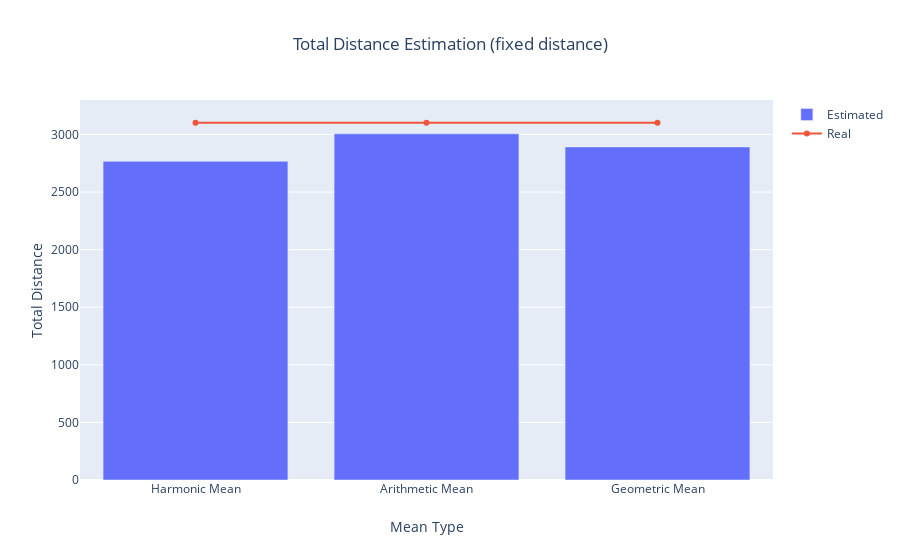

The notebook cell this image was saved under:
### Code cell
x_axis = ['Harmonic Mean','Arithmetic Mean','Geometric Mean']

layout = go.Layout(title={'text':'Total Distance Estimation (fixed distance)','x':0.5},xaxis_title='Mean Type', yaxis_title='Total Distance')

iplot(go.Figure(data=[go.Bar(x=x_axis,y=[(harmonic_mean_v*t_i).sum(),(arithmetic_mean_v*t_i).sum() , (geometric_mean_v*t_i).sum()],name="Estimated"),
                      go.Scatter(x=x_axis,y=[x_i.sum()]*3,name='Real')],
               layout=layout))

### Figure 1 — Plotly figure (JSON) as saved in the notebook; plotly's stock layout.template omitted (floating-point values rounded to 4 significant figures)
{"data": [{"name": "Estimated", "type": "bar", "x": ["Harmonic Mean", "Arithmetic Mean", "Geometric Mean"], "y": [2767.0, 3005.0, 2892.0]}, {"name": "Real", "type": "scatter", "x": ["Harmonic Mean", "Arithmetic Mean", "Geometric Mean"], "y": [3102.0, 3102.0, 3102.0]}], "layout": {"autosize": true, "title": {"text": "Total Distance Estimation (fixed distance)", "x": 0.5}, "xaxis": {"autorange": true, "range": [-0.5, 2.5], "title": {"text": "Mean Type"}, "type": "category"}, "yaxis": {"autorange": true, "range": [0, 3313.0], "title": {"text": "Total Distance"}, "type": "linear"}}}
